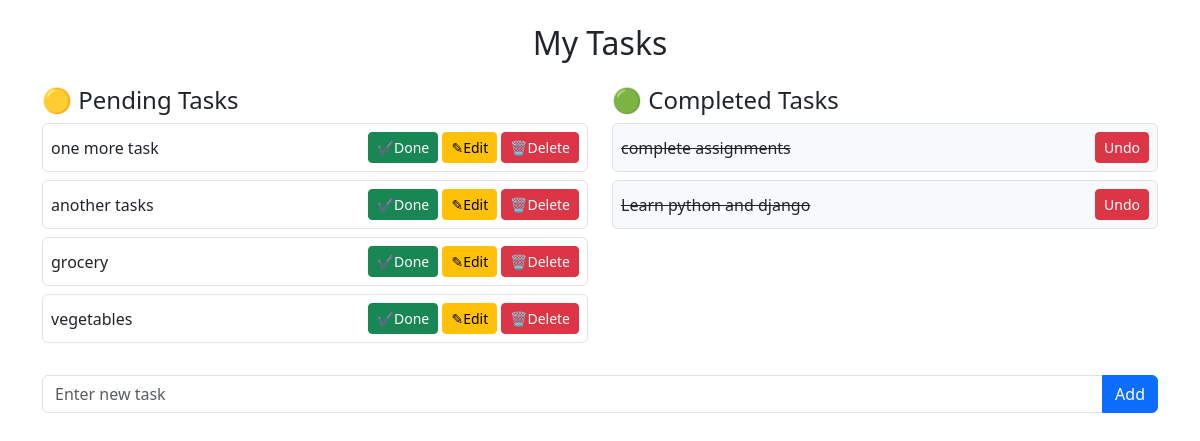
Before: / with the older database file.
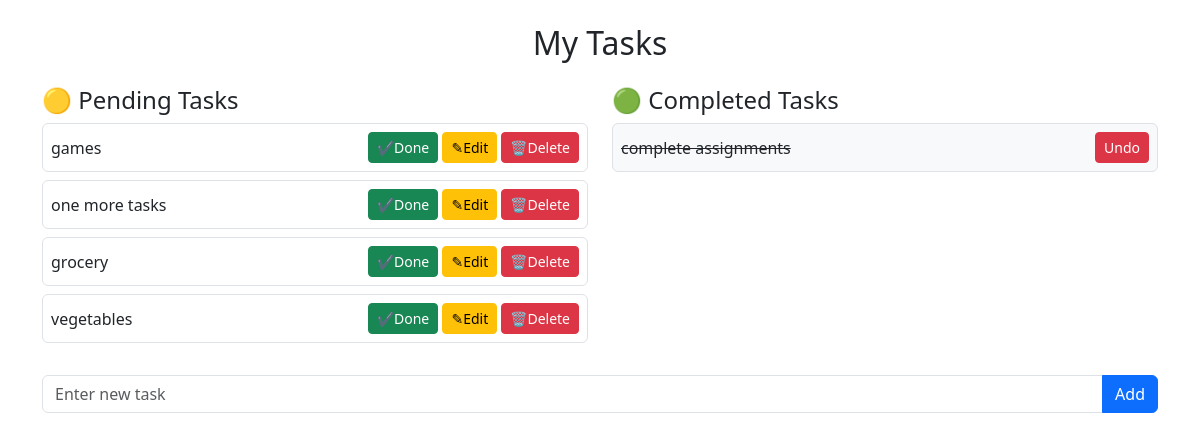
After: the same page with the newer database file.
### todo/models.py (models this page shows, shortened)
class Task(models.Model):
    task = models.CharField(max_length=255)
    completed = models.BooleanField(default=False)
    created_at = models.DateTimeField(auto_now_add=True)

### todo/views.py (the view)
# urls.py: path("", views.home, name="home"),
def home(request):
    pending_tasks = Task.objects.filter(completed=False).order_by('-created_at')
    completed_tasks = Task.objects.filter(completed=True).order_by('-created_at')
    if request.method == "POST":
        task_name = request.POST.get("task")
        if task_name.strip():
            Task.objects.create(task=task_name)
        return redirect("todo:home")
    return render(request, "todo/home.html", {
        "pending_tasks": pending_tasks,
        "completed_tasks": completed_tasks
    })

### todo/templates/todo/home.html (shortened to what this page needs)
<!DOCTYPE html>
<html>
<head>
    <link href="https://cdn.jsdelivr.net/npm/bootstrap@5.3.0/dist/css/bootstrap.min.css" rel="stylesheet">
</head>
<body class="container mt-4">
    <h2 class="mb-4 text-center">My Tasks</h2>
    <div class="row">
        <div class="col-md-6">
            <h4>🟡 Pending Tasks</h4>
            {% for task in pending_tasks %}
            <div class="d-flex justify-content-between align-items-center border p-2 rounded mb-2">
                {{ task.task }}
                <div>
                    <a href="{% url 'todo:complete_task' task.id %}" class="btn btn-success btn-sm">✔Done</a>
                    <a href="{% url 'todo:edit_task' task.id %}" class="btn btn-warning btn-sm">✎Edit</a>
                    <a href="{% url 'todo:delete_task' task.id %}" class="btn btn-danger btn-sm">🗑Delete</a>
                </div>
            </div>
            {% empty %}
            <p class="text-muted">No pending tasks.</p>
            {% endfor %}
        </div>
        <div class="col-md-6">
            <h4>🟢 Completed Tasks</h4>
            {% for task in completed_tasks %}
            <div class="d-flex justify-content-between align-items-center border p-2 rounded mb-2 bg-light">
                <s>{{ task.task }}</s>
                <a href="{% url 'todo:mark_undone' task.id %}" class="btn btn-danger btn-sm">Undo</a>
            </div>
            {% empty %}
            <p class="text-muted">No completed tasks.</p>
            {% endfor %}
        </div>
    </div>
    <form method="POST" class="mt-4">
        <div class="input-group">
            <input type="text" name="task" class="form-control" placeholder="Enter new task">
            <button class="btn btn-primary">Add</button>
        </div>
    </form>
</body>
</html>

Changed rows visible on the page:
removed Task: task "another tasks", shown under "🟡 Pending Tasks"
removed Task: task "Learn python and django", shown under "🟢 Completed Tasks"
added Task: task "games", shown under "🟡 Pending Tasks"
changed Task: task "one more task" → "one more tasks"
